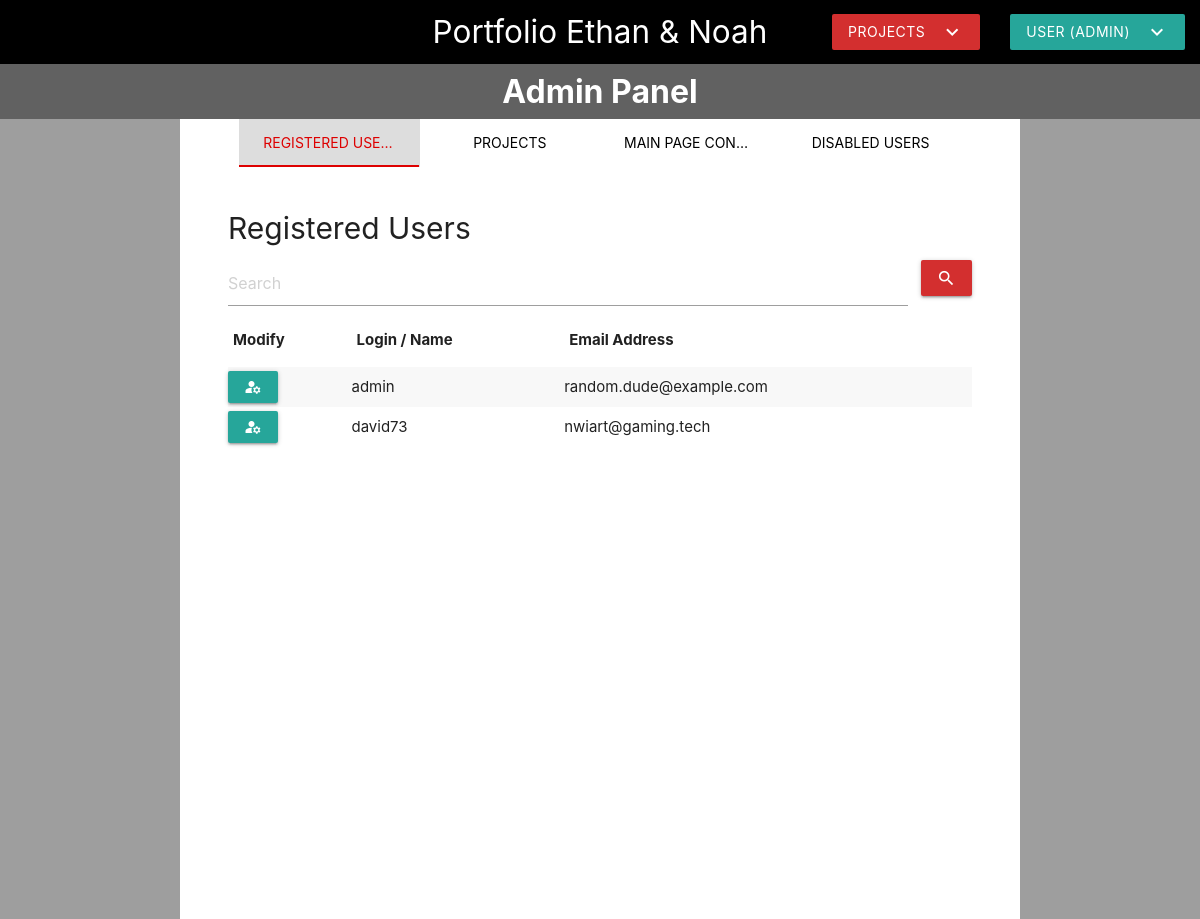
Screenshot of /admin-panel.php (signed in) with the database file from the repository.
### tables this page shows
CREATE TABLE IF NOT EXISTS `user` (
  `login` varchar(64) NOT NULL,
  `email` varchar(256) NOT NULL,
  `password` varchar(256) NOT NULL,
  `is_admin` tinyint(4) NOT NULL,
  `is_disabled` tinyint(4) NOT NULL DEFAULT '0',
  PRIMARY KEY (`login`)
);

### php/functions.php (called while the page is built, shortened)
<?php
	function createPDO()
	{
		$pdo = new PDO(
			'mysql:host=localhost;dbname=projet5-db;',
			'root',
			'',
			array(PDO::MYSQL_ATTR_INIT_COMMAND => 'SET NAMES utf8')
		);
		$pdo->setAttribute(PDO::ATTR_ERRMODE, PDO::ERRMODE_WARNING);
		return $pdo;
	}
	function executeSQL($pdo, $request, $data)
	{
		$pre = $pdo->prepare($request);
		$pre->execute($data);
		return $pre->fetchAll(PDO::FETCH_ASSOC);
	}
	function getUsers()
	{
		$pdo = createPDO();
		return executeSQL($pdo, "SELECT * FROM user", array());
	}
?>

### admin-panel.php (the view, shortened to what this page needs)
<?php
	require_once "php/functions.php";
?>
<!DOCTYPE html>
<html lang="en">
	<head>
		<link type="text/css" rel="stylesheet" href="css/materialize.css" media="screen,projection" />
		<link rel="stylesheet" href="css/style.css" />
		<link rel="stylesheet" href="https://cdnjs.cloudflare.com/ajax/libs/font-awesome/4.7.0/css/font-awesome.min.css" />
	</head>
	<body class="grey">
		<?php
			require "php/menu.php";
			require_once "php/functions.php";
		?>
		<div class="title-block">
			<h1 class="grey darken-2 center white-text">Admin Panel</h1>
		</div>
		<div class="container white" id="admin-container">
			<div class="row">
				<div class="col s12">
					<ul class="tabs">
						<li class="tab col s3"><a href="#users" class="active">Registered Users</a></li>
						<li class="tab col s3"><a href="#projects">Projects</a></li>
						<li class="tab col s3"><a href="#main-page">Main Page Content</a></li>
						<li class="tab col s3"><a href="#disabled-users">Disabled Users</a></li>
					</ul>
				</div>
				<div id="users" class="section col s12">
					<h2>Registered Users</h2>
					<form method="get" action="admin-panel.php">
						<div class="row">
							<div class="col s11">
								<input id="search-users" name="search-users" type="search" placeholder="Search" class="search-field" />
							</div>
							<div class="col s1">
								<button type="submit" class="btn waves-effect waves-light red darken-2 right"><i class="material-icons">search</i></button>
							</div>
						</div>
					</form>
					<table class="striped">
						<thead>
							<tr>
								<th>Modify</th>
								<th>Login / Name</th>
								<th>Email Address</th>
							</tr>
						</thead>
						<tbody>
							<?php
								if (isset($_GET["search-users"]))
									$result = searchUsers($_GET["search-users"]);
								else
									$result = getUsers();
								foreach ($result as $user)
								{?>
									<?php if ($user["is_disabled"] == 0)
									{ ?>
										<tr>
											<td><a href="admin-modif-user.php?login=<?php echo $user["login"]; ?>" class="btn btn-small"><i class="material-icons">manage_accounts</i></a></td>
											<td><?php echo $user["login"]; ?></td>
											<td><?php echo $user["email"]; ?></td>
										</tr>
								<?php
									} ?>
								<?php
								}
							?>
						</tbody>
					</table>
				</div>
			</div>
		</div>
	</body>
</html>

### css/style.css (style rules this page uses)
h1 { margin-top: 0px; margin-bottom: 0px; }
h2, h3 { font-size: 2rem; margin-top: 0px; margin-bottom: 0px; }
.title-block h1, .title-block h2, .title-block h3 { font-weight: bold; font-size: 24pt; padding-top: 10px; padding-bottom: 10px; }
#admin-container { padding: 0px 4%; min-height: 100vh; }
#admin-container .section { padding: 3rem 0px; }
#admin-container .section h2, #admin-container .section h3 { padding-bottom: 1rem; }
#admin-container table td { padding: 4px 0px; }
.tabs .tab a { color:#000; }
.tabs .tab a.active { background-color:#ddd !important; color:#D00; }

### rows the page displays
user: login "admin", email "random.dude@example.com"
user: login "david73", email "nwiart@gaming.tech"

### other values shown
$_SESSION["user"]["name"] "ADMIN"
